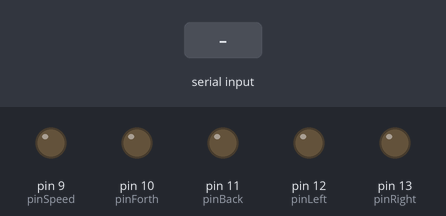
Bench run of a sketch on a simulated Arduino Uno, built with avr-gcc and run on an emulated ATmega328P. On the bench: output pins drawn as LEDs (lit = HIGH). The inputs (shaded band) are chosen by the test bench. Pins used as bus, display or sensor lines are not drawn.

Above: at 1.2 s.
1.3 s: "1" received over Serial
At 2.5 s:
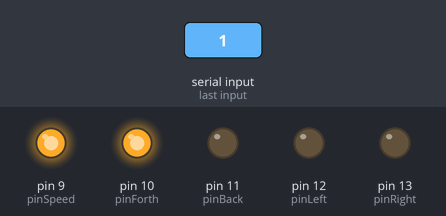
2.8 s: "2" received over Serial
At 3.7 s:
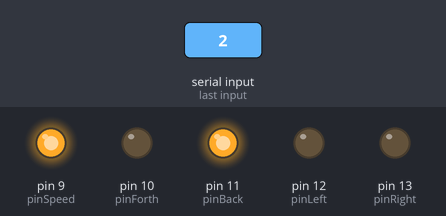
4.3 s: "3" received over Serial
At 4.8 s:
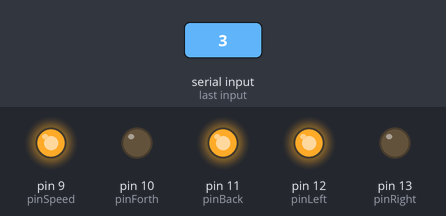
5.8 s: "0" received over Serial
At 7.0 s:
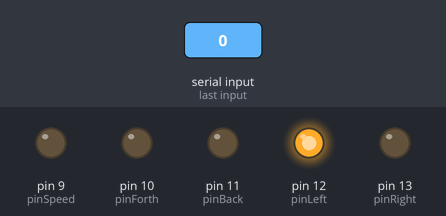
7.3 s: "4" received over Serial
At 8.3 s:
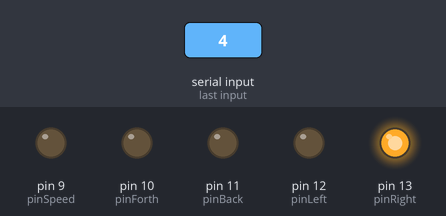
8.8 s: "5" received over Serial
At 9.4 s:
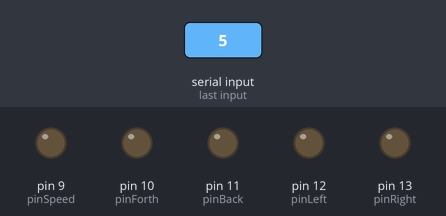
Timing chart, 0 to 11.3 s (numbered marks = the images above; inputs shaded):
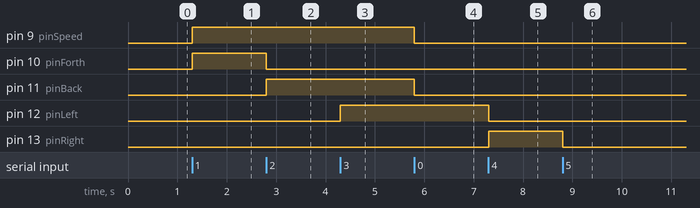

The sketch:

carDriver.ino
```cpp
// Ferdi Kızıltoprak
// Aralık 2015
// Microprocessor Term Project

int rx = 0;
bool guc,left,right,forth,back,sidePower;

int pinSidePower = 8,
    pinSpeed = 9,
    pinForth = 10,
    pinBack  = 11,
    pinLeft  = 12,
    pinRight = 13;
void setup() {
  pinMode(pinSidePower, OUTPUT);
  pinMode(pinSpeed, OUTPUT);
  pinMode(pinForth, OUTPUT);
  pinMode(pinBack, OUTPUT);
  pinMode(pinLeft, OUTPUT);
  pinMode(pinRight, OUTPUT);
  Serial.begin(9600);
}

void loop() {
  if ( Serial.available() > 0 ) {
      rx = Serial.read();
  }
  if( rx == '0' ) {
    digitalWrite(pinSpeed, LOW);
    digitalWrite(pinForth, LOW);
    digitalWrite(pinBack, LOW);
  }
  if( rx == '1' ) {
    digitalWrite(pinSpeed, HIGH);
    digitalWrite(pinForth, HIGH); // ileri
    digitalWrite(pinBack, LOW);
  }
  if( rx == '2' ) {
    digitalWrite(pinSpeed, HIGH);
    digitalWrite(pinBack, HIGH); // Geri
    digitalWrite(pinForth, LOW);
  }
  if( rx == '3' ) {
    digitalWrite(pinSidePower, HIGH);
    digitalWrite(pinRight, LOW);
    digitalWrite(pinLeft, HIGH); // Sol
  }
  if( rx == '4' ) {
    digitalWrite(pinSidePower, HIGH);
    digitalWrite(pinLeft, LOW);
    digitalWrite(pinRight, HIGH); // Sağ
  }
  if( rx == '5' ) {
    digitalWrite(pinLeft, LOW);
    digitalWrite(pinRight, LOW);
    digitalWrite(pinSidePower, LOW);
  }
}
```

Measured:
- after the input at 1.3 s, pin 9 (pinSpeed), pin 10 (pinForth): LOW → HIGH at once
- after the input at 2.8 s, pin 10 (pinForth): HIGH → LOW at once; pin 11 (pinBack): LOW → HIGH at once
- after the input at 4.3 s, pin 12 (pinLeft): LOW → HIGH at once
- after the input at 5.8 s, pin 9 (pinSpeed), pin 11 (pinBack): HIGH → LOW at once
- after the input at 7.3 s, pin 12 (pinLeft): HIGH → LOW at once; pin 13 (pinRight): LOW → HIGH at once
- after the input at 8.8 s, pin 13 (pinRight): HIGH → LOW at once
